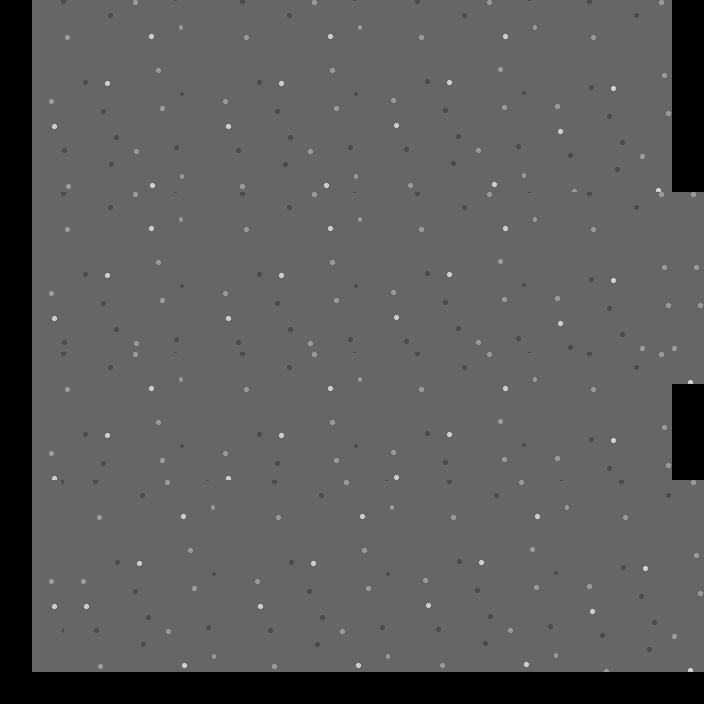

This game map was drawn from its Tiled (.tmx) file and the tilesets committed beside it. A one-line description and the trimmed map source follow:
An orthogonal 22x22 tile map with 32x32 px tiles, 1 tile layer (Background), 13 tilesets and 144 objects (133x Puddle.Block, 3x Puddle.Geyser, 3x Puddle.Rat, Puddle.Button, Puddle.Cannon, ...).

<map version="1.0" orientation="orthogonal" width="22" height="22" tilewidth="32" tileheight="32">
 <properties>
  <property name="startX" value="672" />
  <property name="startY" value="640" />
 </properties>
 <tileset firstgid="1" name="background" tilewidth="32" tileheight="32">
  <image source="background.png" trans="ff00ff" width="640" height="448" />
 </tileset>
 <tileset firstgid="281" name="brick" tilewidth="32" tileheight="32">
  <image source="brick.png" trans="ff00ff" width="32" height="32" />
 </tileset>
 <tileset firstgid="282" name="button" tilewidth="32" tileheight="32">
  <image source="button.png" trans="ff00ff" width="224" height="32" />
 </tileset>
 <tileset firstgid="289" name="break" tilewidth="32" tileheight="32">
  <image source="break.png" trans="ff00ff" width="32" height="32" />
 </tileset>
 <tileset firstgid="290" name="checkpoint" tilewidth="32" tileheight="32">
  <image source="checkpoint.png" trans="ff00ff" width="256" height="32" />
 </tileset>
 <tileset firstgid="298" name="geyser" tilewidth="32" tileheight="32">
  <image source="geyser.png" trans="ff00ff" width="128" height="128" />
 </tileset>
 <tileset firstgid="314" name="push_block" tilewidth="32" tileheight="32">
  <image source="push_block.png" trans="ff00ff" width="128" height="32" />
 </tileset>
 <tileset firstgid="318" name="roller" tilewidth="32" tileheight="32">
  <image source="roller.png" trans="ff00ff" width="128" height="32" />
 </tileset>
 <tileset firstgid="322" name="spikeball" tilewidth="32" tileheight="32">
  <image source="spikeball.png" trans="ff00ff" width="32" height="32" />
 </tileset>
 <tileset firstgid="323" name="pipe" tilewidth="32" tileheight="32">
  <image source="pipe.png" trans="ff00ff" width="256" height="64" />
 </tileset>
 <tileset firstgid="339" name="rat" tilewidth="32" tileheight="32">
  <image source="rat.png" trans="ff00ff" width="128" height="32" />
 </tileset>
 <tileset firstgid="343" name="cannon" tilewidth="32" tileheight="32">
  <image source="cannon.png" trans="ff00ff" width="64" height="32" />
 </tileset>
 <tileset firstgid="345" name="Bird" tilewidth="32" tileheight="32">
  <image source="bird.png" trans="ff00ff" width="128" height="32" />
 </tileset>
 <layer name="Background" width="22" height="22">
  <data>[484 cells, 432 non-empty, 120 distinct tile ids]</data>
 </layer>
 <objectgroup name="Items" width="22" height="22">
  <object name="Geyser" type="Puddle.Geyser" x="96" y="608" width="32" height="32" />
  <object name="Geyser" type="Puddle.Geyser" x="128" y="320" width="32" height="32" />
  <object name="Geyser" type="Puddle.Geyser" x="32" y="480" width="32" height="32" />
  <object name="Button 1" type="Puddle.Button" gid="282" x="352" y="192">
   <properties>
    <property name="direction" value="right" />
   </properties>
  </object>
  <object name="Cannon" type="Puddle.Cannon" x="288" y="128" width="64" height="32">
   <properties>
    <property name="direction" value="right" />
   </properties>
  </object>
  <object name="endPipe_1" type="Puddle.Pipe" gid="331" x="32" y="96">
   <properties>
    <property name="destination" value="Select" />
    <property name="direction" value="up" />
    <property name="end" value="True" />
   </properties>
  </object>
  <object name="checkpoint 3" type="Puddle.Checkpoint" gid="297" x="640" y="512" />
  <object name="Ground" type="Puddle.Block" gid="281" x="224" y="640" />
  <object name="Bird" type="Puddle.Bird" gid="345" x="224" y="384" />
  <object name="Ground" type="Puddle.Block" gid="281" x="32" y="544" />
 </objectgroup>
 <objectgroup name="Ground" width="22" height="22">
  <object name="Ground" type="Puddle.Block" gid="281" x="416" y="320" />
  <object name="Ground" type="Puddle.Block" gid="281" x="0" y="672" />
  <object name="Ground" type="Puddle.Block" gid="281" x="64" y="672" />
  <object name="Ground" type="Puddle.Block" gid="281" x="32" y="672" />
  <object name="Ground" type="Puddle.Block" gid="281" x="96" y="672" />
  <object name="Ground" type="Puddle.Block" gid="281" x="128" y="672" />
  <object name="Ground" type="Puddle.Block" gid="281" x="192" y="672" />
  <object name="Ground" type="Puddle.Block" gid="281" x="224" y="672" />
  <object name="Ground" type="Puddle.Block" gid="281" x="256" y="672" />
  <object name="Ground" type="Puddle.Block" gid="281" x="160" y="672" />
  <object name="Ground" type="Puddle.Block" gid="281" x="288" y="672" />
  <object name="Ground" type="Puddle.Block" gid="281" x="352" y="672" />
  <object name="Ground" type="Puddle.Block" gid="281" x="320" y="672" />
  <object name="Ground" type="Puddle.Block" gid="281" x="608" y="672" />
  <object name="Ground" type="Puddle.Block" gid="281" x="672" y="672" />
  <object name="Ground" type="Puddle.Block" gid="281" x="640" y="672" />
  <object name="Ground" type="Puddle.Block" gid="281" x="576" y="672" />
  <object name="Ground" type="Puddle.Block" gid="281" x="416" y="672" />
  <object name="Ground" type="Puddle.Block" gid="281" x="384" y="672" />
  <object name="Ground" type="Puddle.Block" gid="281" x="448" y="672" />
  <object name="Ground" type="Puddle.Block" gid="281" x="480" y="672" />
  <object name="Ground" type="Puddle.Block" gid="281" x="512" y="672" />
  <object name="Ground" type="Puddle.Block" gid="281" x="544" y="672" />
  <object name="Ground" type="Puddle.Block" gid="281" x="0" y="640" />
  <object name="Ground" type="Puddle.Block" gid="281" x="0" y="608" />
  <object name="Ground" type="Puddle.Block" gid="281" x="0" y="576" />
  <object name="Ground" type="Puddle.Block" gid="281" x="0" y="544" />
  <object name="Ground" type="Puddle.Block" gid="281" x="0" y="480" />
  <object name="Ground" type="Puddle.Block" gid="281" x="0" y="512" />
  <object name="Ground" type="Puddle.Block" gid="281" x="0" y="448" />
  <object name="Ground" type="Puddle.Block" gid="281" x="0" y="416" />
  <object name="Ground" type="Puddle.Block" gid="281" x="0" y="384" />
  <object name="Ground" type="Puddle.Block" gid="281" x="0" y="352" />
  <object name="Ground" type="Puddle.Block" gid="281" x="0" y="288" />
  <object name="Ground" type="Puddle.Block" gid="281" x="0" y="320" />
  <object name="Ground" type="Puddle.Block" gid="281" x="0" y="256" />
  <object name="Ground" type="Puddle.Block" gid="281" x="0" y="224" />
  <object name="Ground" type="Puddle.Block" gid="281" x="0" y="160" />
  <object name="Ground" type="Puddle.Block" gid="281" x="0" y="192" />
  <object name="Ground" type="Puddle.Block" gid="281" x="0" y="96" />
  <object name="Ground" type="Puddle.Block" gid="281" x="0" y="128" />
  <object name="Ground" type="Puddle.Block" gid="281" x="0" y="64" />
  <object name="Ground" type="Puddle.Block" gid="281" x="0" y="32" />
  <object name="Ground" type="Puddle.Block" gid="281" x="0" y="0" />
  <object name="Ground" type="Puddle.Block" gid="281" x="384" y="192" />
  <object name="Ground" type="Puddle.Block" gid="281" x="416" y="192" />
  <object name="Ground" type="Puddle.Block" gid="281" x="448" y="192" />
  <object name="Ground" type="Puddle.Block" gid="281" x="128" y="512" />
  <object name="Ground" type="Puddle.Block" gid="281" x="128" y="544" />
  <object name="Ground" type="Puddle.Block" gid="281" x="128" y="480" />
  <object name="Ground" type="Puddle.Block" gid="281" x="128" y="448" />
  <object name="Ground" type="Puddle.Block" gid="281" x="128" y="416" />
  <object name="Ground" type="Puddle.Block" gid="281" x="96" y="448" />
  <object name="Ground" type="Puddle.Block" gid="281" x="128" y="384" />
  <object name="Ground" type="Puddle.Block" gid="281" x="160" y="384" />
  </objectgroup>
 <objectgroup name="Blocks" width="22" height="22">
  <!-- 9 objects omitted --></objectgroup>
 <objectgroup name="Enemies" width="22" height="22">
  <!-- 3 objects omitted --></objectgroup>
</map>
<!-- 79 of 144 objects omitted -->
